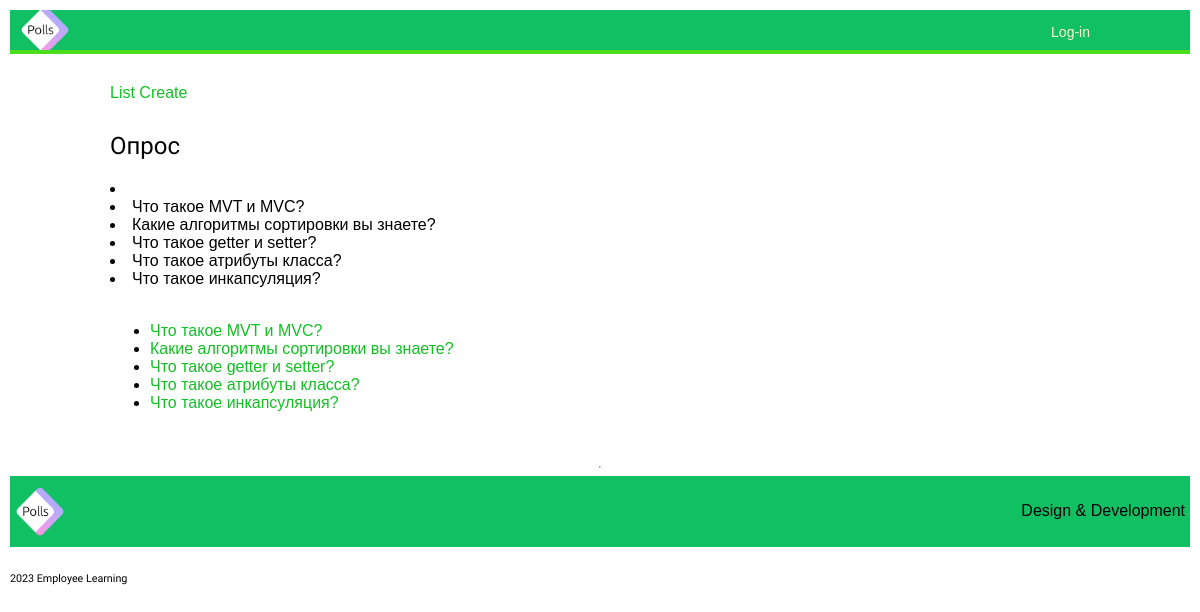
Screenshot of /polls/ with the database file from the repository.
### polls/models.py (models this page shows, shortened)
class Question(models.Model):
    question_text = models.CharField(max_length=200)
    pub_date = models.DateTimeField('date published')

### polls/views.py (the view)
# urls.py: path("", views.IndexView.as_view(), name="index"),
class IndexView(generic.ListView):
    template_name = "polls/index.html"
    context_object_name = "latest_question_list"
    def get_queryset(self):
        return Question.objects.filter(pub_date__lte=timezone.now()).order_by("-pub_date")[
        :5
    ]

### polls/templates/polls/index.html (shortened to what this page needs)
{% extends "base.html" %}
{% load static %}
{% block content %}
<body>
<h2>Опрос {{ survey.polls_list }} </h2><p>
<div id="survey">
    <li>
        {% for question in latest_question_list %}
        <li>
            {{ question.question_text }}
        </li>
        {% endfor %}
    </li><br color="#fff">
</div>
{% if latest_question_list  %}
<ul>
    {% for question in latest_question_list  %}
        <li><a href="{% url 'polls:detail' question.id %}">{{ question.question_text }}</a></li>
        {% endfor %}
</ul>
{% else %}
<p>No polls are available.</p>
{% endif %}
</body>
{% endblock %}

### acc/static/css/base.css (style rules this page uses)
body { margin: 0px;; padding: 10px; font-family:helvetica, sans-serif; }
p { line-height: 1.8; }
a { color:#12c023; text-decoration:none; }
h1, h2, h3, h4, h5 , h6 { font-family: 'Muli', sans-serif; font-weight:normal; }
h2 { margin:30px 0 20px; }

### rows the page displays
Question: question_text "Что такое MVT и MVC?"
Question: question_text "Какие алгоритмы сортировки вы знаете?"
Question: question_text "Что такое getter и setter?"
Question: question_text "Что такое атрибуты класса?"
Question: question_text "Что такое инкапсуляция?"
